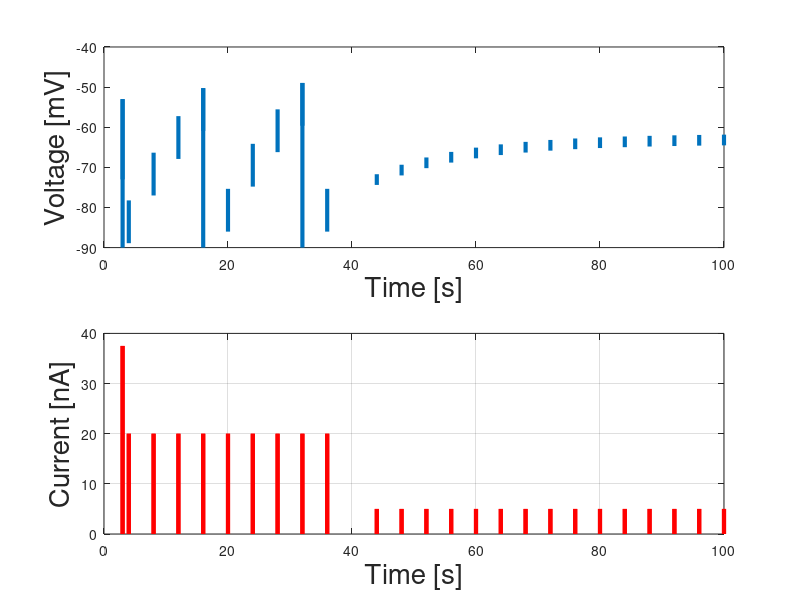

This chart was generated by the following MATLAB code:
clear all;
close all;
sim_time = 100; %s
dt = 0.0002;
T = 0:dt:sim_time; % 1 second simulation
Vm = zeros(sim_time/dt + 1, 1);
E_L = -73; %mV
Vm(1) = E_L; %mV
g_L = 0.025; %uS
C = 0.375; %nF
V_th = -53; %mV
V_R = -90;

s = zeros(sim_time/dt + 1, 1);


for t = 1:length(T) - 1,
    if t == 15000,
        s(t) = 37.5;
    elseif t > 12000 & t< 200000 & mod(t, 20000) == 0,
        s(t) = 20;
    elseif t > 200000 & mod(t, 20000) == 0,
        s(t) = 5;
    end
end


for t=1:length(T)-1,
    if Vm(t) >= V_th,

        Vm(t+1) = V_R;

    else,

      Vm(t+1) = Vm(t) + dt * (g_L*(E_L-Vm(t)) + s(t)*1000)/C;
    end;

end;

T = T;

subplot(2,1,1);
plot(T,Vm,'LineWidth', 3.0);

xlabel('Time [s]', 'FontSize',20);

ylabel('Voltage [mV]','FontSize',20 );

subplot(2,1,2)
plot(T, s, 'r', 'LineWidth', 3.0);

xlabel('Time [s]', 'FontSize',20);

ylabel('Current [nA]', 'FontSize',20);

grid on;


% Parameters from https://www.cns.nyu.edu/~david/handouts/integrate-and-fire.pdf
